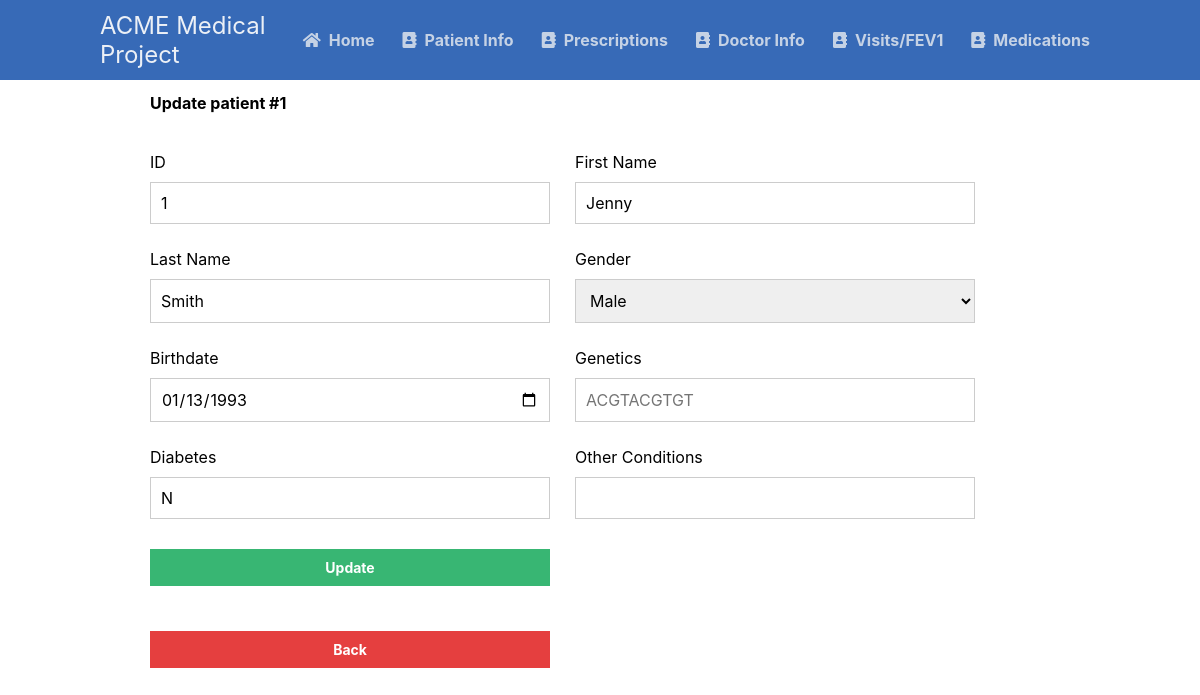
Screenshot of /scripts/patient_table/patientUpdate.php?patient_id=1 with the database file from the repository.
### tables this page shows
CREATE TABLE patients
(patient_id INT AUTO_INCREMENT NOT NULL,
first_name VARCHAR(50) NOT NULL,
last_name VARCHAR(50) NOT NULL,
gender VARCHAR(30) NOT NULL,
birthdate DATE NOT NULL,
genetics VARCHAR(1000),
diabetes VARCHAR(5) NOT NULL,
other_conditions VARCHAR(1000),
PRIMARY KEY (patient_id));

### scripts/patient_table/patientUpdate.php (the view, shortened to what this page needs)
<?php
@include_once (APP_ROOT.APP_FOLDER_NAME . '/scripts/functions.php');
$pdo = pdo_connect_mysql();
if (isset($_GET['patient_id'])) {
    $stmt = $pdo->prepare('SELECT * FROM patients WHERE patient_id = ?');
    $stmt->execute([$_GET['patient_id']]);
    $patient = $stmt->fetch(PDO::FETCH_ASSOC);
} else {
    exit('No ID specified!');
}
?>
<?=template_header('Read')?>
<div class="content update">
	<h2>Update patient #<?=$patient['patient_id']?></h2>
    <form action="patientUpdate.php?patient_id=<?=$patient['patient_id']?>" method="post">
        <label for="id">ID</label>
        <label for="name">First Name</label>
        <input type="text" name="patient_id" placeholder="1" value="<?=$patient['patient_id']?>" id="patient_id">
        <input type="text" name="first_name" placeholder="John" value="<?=$patient['first_name']?>" id="first_name">
        <label for="last_name">Last Name</label>
        <label for="gender">Gender</label>
        <input type="text" name="last_name" placeholder="Doe" value="<?=$patient['last_name']?>" id="last_name">
        <select name="gender" id="gender" value="<?=$patient['gender']?>">
            <option value="M">Male</option>
        </select>
        <label for="birthdate">Birthdate</label>
        <label for="genetics">Genetics</label>
        <input type="date" name="birthdate" value="<?=$patient['birthdate']?>" id="birthdate">
        <input type="text" name="genetics" placeholder="ACGTACGTGT" value="<?=$patient['genetics']?>" id="genetics">
        <label for="diabetes">Diabetes</label>
        <label for="other_conditions">Other Conditions</label>
        <input type="text" name="diabetes" placeholder="Y/N" value="<?=$patient['diabetes']?>" id="diabetes">
        <input type="text" name="other_conditions" placeholder="" value="<?=$patient['other_conditions']?>" id="other_conditions">
        <input type="submit" value="Update">
    </form>
    <button onclick="window.history.back()" class="back-button">Back</button>
</div>
<?=template_footer()?>

### styles/style.css (style rules this page uses)
* { box-sizing: border-box; font-family: -apple-system, BlinkMacSystemFont, "segoe ui", roboto, oxygen, ubuntu, cantarell, "fira sans", "droid sans", "helvetica neue", Arial, sans-serif; font-size: 16px; -webkit-font-smoothing: antialiased; -moz-osx-font-smoothing: grayscale; }
body { background-color: #FFFFFF; margin: 0; }
.content { width: 75%; margin: 0 auto; }
select { padding: 10px; width: 400px; margin-right: 25px; margin-bottom: 15px; border: 1px solid #cccccc; }
.update form { padding: 15px 0; display: flex; flex-flow: wrap; }
.update form label { display: inline-flex; width: 400px; padding: 10px 0; margin-right: 25px; }
.update form input { padding: 10px; width: 400px; margin-right: 25px; margin-bottom: 15px; border: 1px solid #cccccc; }
.update form input[type="submit"] { display: block; background-color: #38b673; border: 0; font-weight: bold; font-size: 14px; color: #FFFFFF; cursor: pointer; width: 400px; margin-top: 15px; }
.back-button { padding: 10px; text-align: center; text-decoration: none; display: block; background-color: #e53f3f; border: 0; font-weight: bold; font-size: 14px; color: #FFFFFF; cursor: pointer; width: 400px; margin-top: 15px; }

### rows the page displays
patients: patient_id "1", first_name "Jenny", last_name "Smith", gender "Male", birthdate "01/13/1993", diabetes "N"
